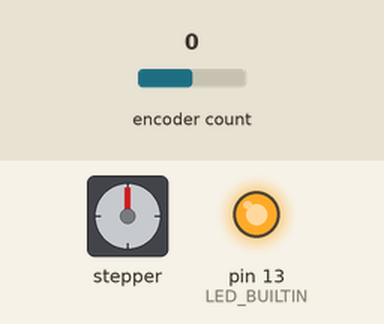
This sketch was run on a simulated Arduino Uno, built with avr-gcc and run on an emulated ATmega328P. Shown: stepper motor, output pins drawn as LEDs (lit = HIGH). Wiring (inferred from the names in the program): stepper motor driver (200 steps per turn assumed): step pin 3; direction pin 4. The test bench sets the inputs (shaded band); at power-on: encoder count 0. Pins used as bus, display or sensor lines are not drawn; what the sketch prints to the serial monitor is not drawn.

Above: at 1.7 s.
1.8 s: encoder count set to -1
At 2.2 s:
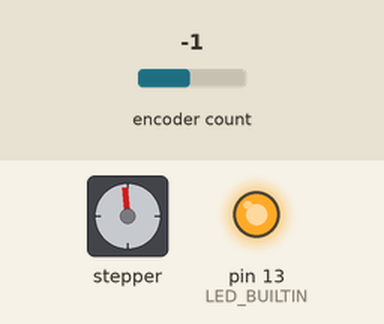
3.3 s: encoder count set to 0
At 4.5 s:
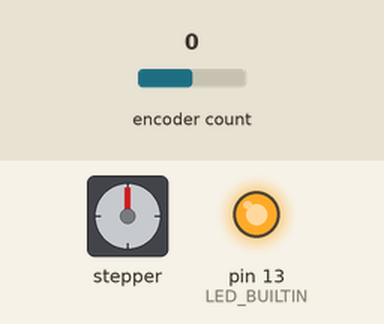
Timing chart, 0 to 6.3 s (numbered marks = the images above; inputs shaded):
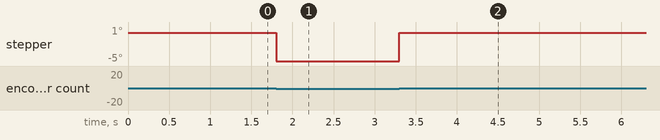

The sketch:

sketch_sep06Working.ino
```cpp
#define ENCODER_DO_NOT_USE_INTERRUPTS
#define ENCODER_OPTIMIZE_INTERRUPTS
#include <Encoder.h>

Encoder readEnc1(5, 6);

int encoder_scale;
int encoder_up_count = 1;  // a positive number such as 1 0 for both of these does not divide encoder count
int encoder_down_count = -1;  // a negative number such as -1

int readEncoder_1;
int value;
int speed;

void setup() {
  Serial.begin(9600);
  delay(500);
  Serial.println("begin setup");
  encoder_scale = 3;   // 1 for cheap driver  2 for gecko? 3 testing for smaller pulley vee machine
  pinMode(3, OUTPUT); // step
  pinMode(4, OUTPUT); // direction
  pinMode(5, INPUT_PULLUP); // encoder, no pullup
  pinMode(6, INPUT_PULLUP); // encoder, no pullup
  pinMode(13, OUTPUT);
  digitalWriteFast(LED_BUILTIN, HIGH);
}

void loop() {
   interrupts();
   read_encoders();
}
void read_encoders(){
  encoder_scale = 3;
    readEncoder_1 = readEnc1.read();
    if (readEncoder_1 < encoder_down_count) {  // forward or clockwise
    for (int i=0; i < encoder_up_count; i++){
      cwpulse_test();
    }
      readEnc1.write(0);
    }
    if (readEncoder_1 > encoder_up_count){ // backwards or counter clockwise
    for (int i=0; i < encoder_up_count; i++){
      ccwpulse_test();
    }
      readEnc1.write(0);
    }
}
void cwpulse_test(void){
    digitalWriteFast(4, LOW); // pin 4 low for CW
    delayMicroseconds(1);  //dir must preceed step by 200 ns
    for (int i=0; i < encoder_scale; i++){
      digitalWriteFast(3, HIGH); // step occurs on positive transition
      delayMicroseconds(2);      // needs to be 2, 1 is not enough for Chinese stepper might be enough for Gecko
      digitalWriteFast(3, LOW); // pin 3 remains low until next step pulse
      delayMicroseconds(1);   // needed for time to read the analog input
    }
}
void ccwpulse_test(void){
    digitalWriteFast(4, HIGH); // pin 4 high for CCW
    delayMicroseconds(1);  //dir must preceed step by 200 ns
    for (int i=0; i < encoder_scale; i++){
      digitalWriteFast(3, HIGH); // pin 3 high
      delayMicroseconds(2);
      digitalWriteFast(3, LOW); // pin 3 low
      delayMicroseconds(1);   // needed for time to read the analog input
    }
}
```
